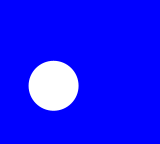
Frame 1 (no input)
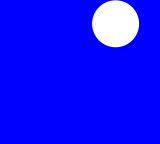
Frame 60 (the mouse pressed at the canvas centre just before this capture)
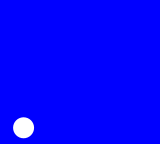
Frame 120 (the mouse held since frame 60 and released just before this capture)

The Processing sketch that drew these frames (run headless with seeded random() and noise(); from frame 60 on, the mouse is pressed at the canvas centre):

// Processing sketch: bouncing_ball_size
// ── bouncing_ball_size.pde
float yPos, xPos, ySpeed, xSpeed, rad, radSpeed;

void setup() {
  size(160, 144);
  pixelDensity(2);
  
  ySpeed = 2;
  xSpeed = 2;
  radSpeed = 0.50;
  rad = 25;
  
  yPos = random(rad, height - rad);
  xPos = random(rad, width - rad);
}

void draw() {
  background(0, 0, 255);
  noStroke();
  fill(255);
  
  float minSize = 10;
  float maxSize = 50;
  
  if (yPos - rad <= 0 || yPos + rad >= height ) {
    ySpeed *= -1;
    radSpeed *= -1;
  }
  
  if (xPos - rad <= 0 || xPos + rad >= width) {
    xSpeed *= -1;
    radSpeed *= -1;
  }
  
  circle(xPos, yPos, rad * 2);
  
  yPos += ySpeed;
  xPos += xSpeed;

  rad = constrain(rad + radSpeed, minSize, maxSize);
}
